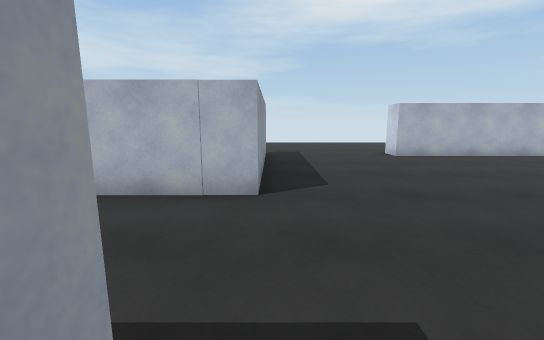
View 1 (above)

16 first-person views from a walk through a Unity game level. The camera is 1.3 m above the floor, tilts 10° down and sees 90° across. The floor is counted in squares, 1 m on a side. Each view is taken from the middle of a square. On the plan, view 1 faces up. The plan holds only what a view shows up to about 13 squares ahead; the rest is blank. The place goes on beyond the plan. The player is left out.

View 2
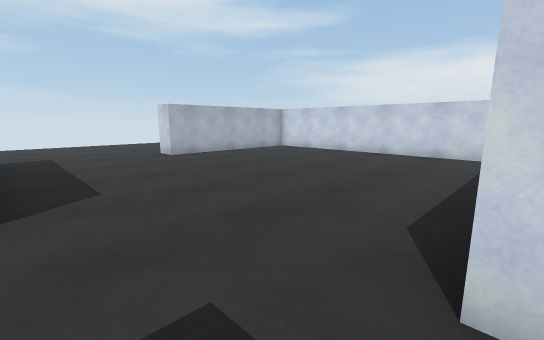

View 3
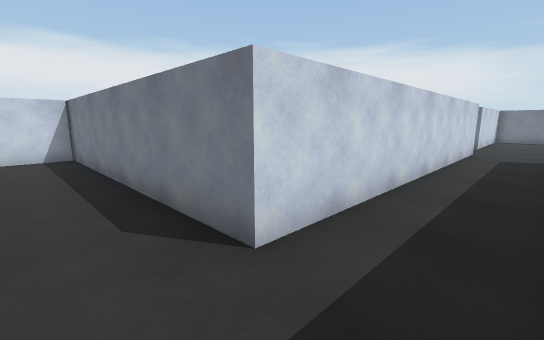

View 4
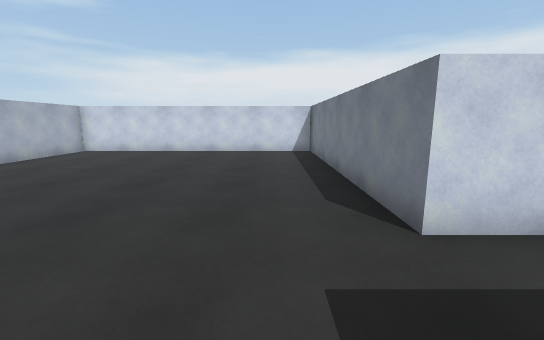

View 5
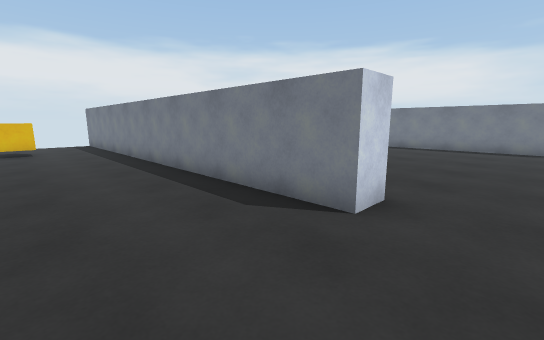

View 6
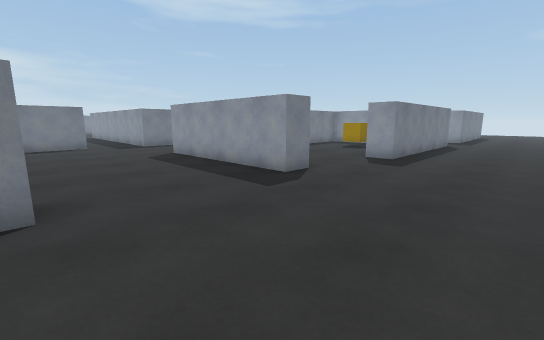

View 7
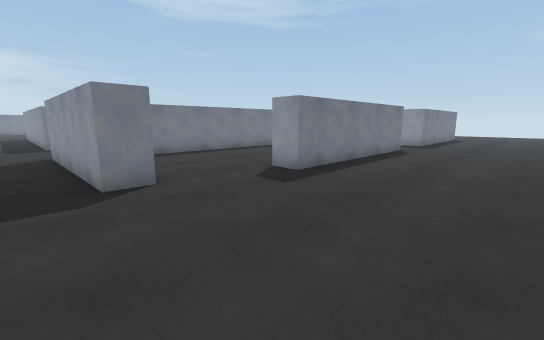

View 8
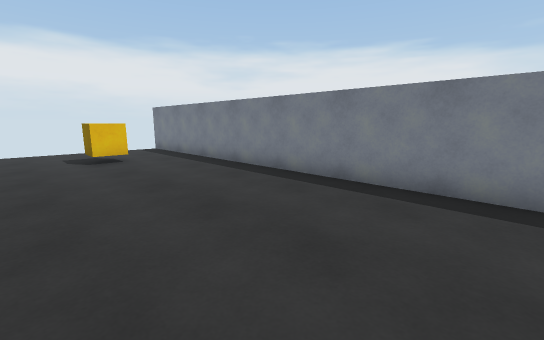

View 9
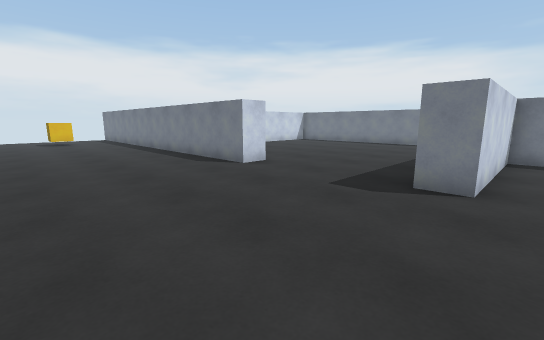

View 10
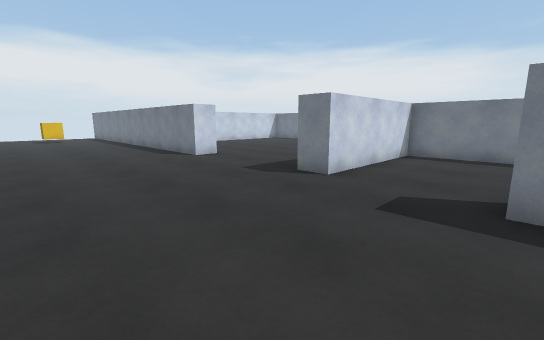

View 11
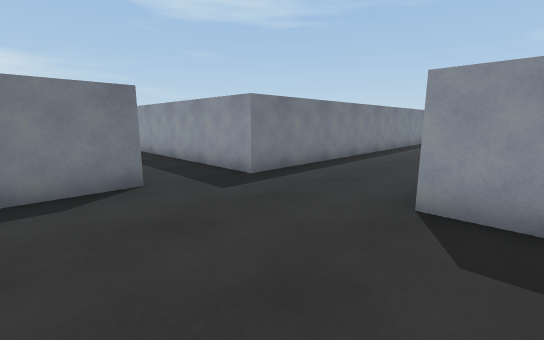

View 12
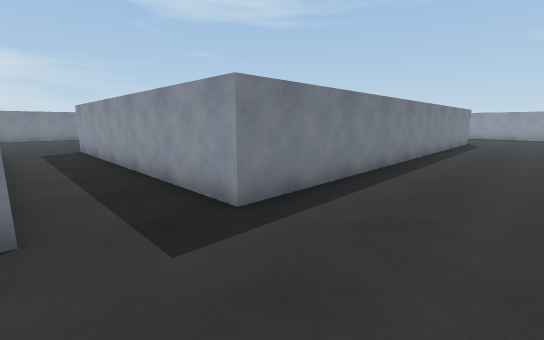

View 13
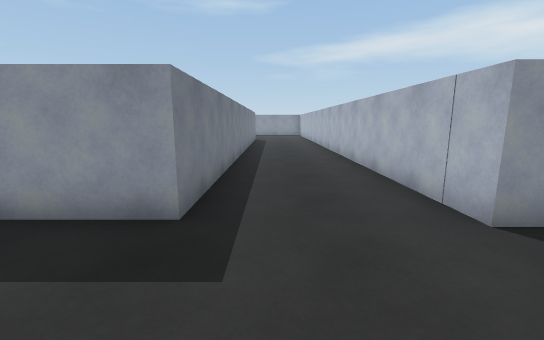

View 14
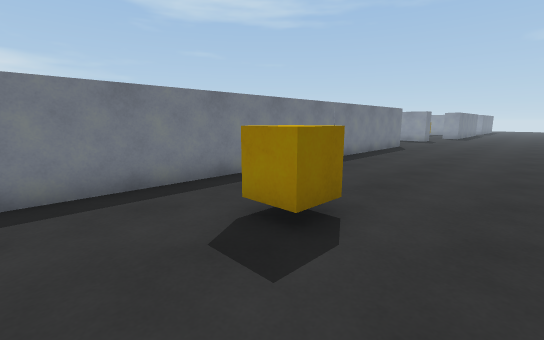

View 15
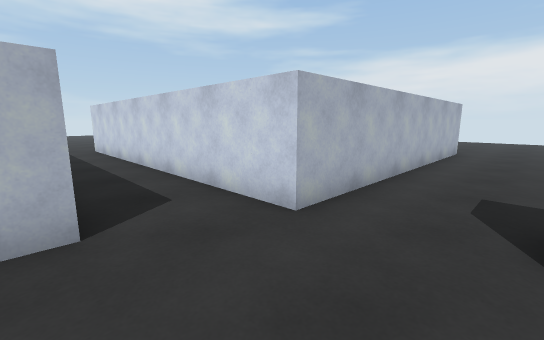

View 16
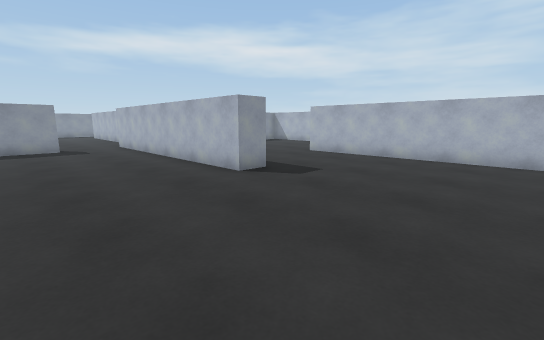

### Floor plan
Points are (right, up) in squares from view 1. A wall is a line through its corners. A room is listed if a view was taken in it or the views show most of it. See-through windows are left out.
Room 1 (views 1, 2, 3, 4, 5, 6, 7, 8, 9, 10, 11, 12, 13, 14)
walls: (11.3, 0.2) (11.3, 10.5) (4.8, 10.5) (4.8, 11.5) (20.2, 11.5); (-6.5, 5.7) (-1.3, 5.7) (-1.3, 11.3) (-0.3, 11.3) (-0.3, 4.8) (-6.5, 4.8); (-6.5, 12.3) (-4.8, 12.3) (-4.8, 11.2); (-6.5, 0.8) (-0.5, 0.8) (-0.5, -10.5); (2, -11.5) (2, 0.2) (11.8, 0.2)
ways out: opening at (0.5, -11.5) to room 2
objects: cube (17, 14) to (17, 15)
Room 2 (views 15, 16)
walls: (12.3, -10.5) (12.3, -11.5) (2, -11.5); (3.3, -14.1) (3.3, -16.1); (-0.5, -10.5) (-1.1, -10.5); (18.1, -5.7) (10.2, -5.7)
ways out: opening at (0.5, -11.5) to room 1

Positions as (right, up) in squares from view 1, and headings:
1: (0, 0), facing up
2: (0, 0), facing up-right
3: (0, 2), facing down-right
4: (-1, 2), facing right
5: (3, 15), facing down-right
6: (5, 16), facing down-left
7: (1, 17), facing down-left
8: (7, 17), facing down-right
9: (-2, 17), facing down-right
10: (-5, 17), facing down-right
11: (4, 6), facing down-left
12: (2, 4), facing down-left
13: (3, 2), facing left
14: (20, 17), facing down-left
15: (-1, -14), facing up-right
16: (18, -16), facing up-left
